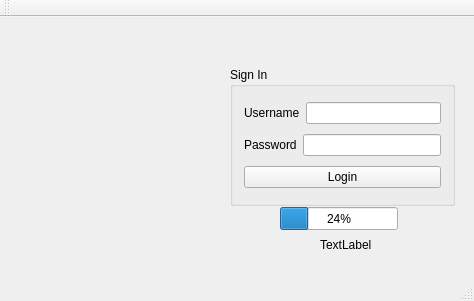
<?xml version="1.0" encoding="UTF-8"?>
<ui version="4.0">
 <class>MainWindow</class>
 <widget class="QMainWindow" name="MainWindow">
  <property name="geometry">
   <rect>
    <x>0</x>
    <y>0</y>
    <width>474</width>
    <height>301</height>
   </rect>
  </property>
  <property name="windowTitle">
   <string>MainWindow</string>
  </property>
  <widget class="QWidget" name="centralWidget">
   <widget class="QGroupBox" name="groupBox">
    <property name="geometry">
     <rect>
      <x>230</x>
      <y>50</y>
      <width>225</width>
      <height>139</height>
     </rect>
    </property>
    <property name="title">
     <string>Sign In</string>
    </property>
    <layout class="QVBoxLayout" name="verticalLayout">
     <item>
      <layout class="QHBoxLayout" name="horizontalLayout">
       <item>
        <widget class="QLabel" name="label">
         <property name="text">
          <string>Username</string>
         </property>
        </widget>
       </item>
       <item>
        <widget class="QLineEdit" name="lineEditUsername"/>
       </item>
      </layout>
     </item>
     <item>
      <layout class="QHBoxLayout" name="horizontalLayout_2">
       <item>
        <widget class="QLabel" name="label_2">
         <property name="text">
          <string>Password</string>
         </property>
        </widget>
       </item>
       <item>
        <widget class="QLineEdit" name="lineEditPassword">
         <property name="echoMode">
          <enum>QLineEdit::Password</enum>
         </property>
        </widget>
       </item>
      </layout>
     </item>
     <item>
      <widget class="QPushButton" name="Login">
       <property name="text">
        <string>Login</string>
       </property>
      </widget>
     </item>
    </layout>
   </widget>
   <widget class="QLabel" name="labelPic">
    <property name="geometry">
     <rect>
      <x>30</x>
      <y>70</y>
      <width>181</width>
      <height>111</height>
     </rect>
    </property>
    <property name="text">
     <string/>
    </property>
   </widget>
   <widget class="QLabel" name="label_5">
    <property name="geometry">
     <rect>
      <x>320</x>
      <y>220</y>
      <width>60</width>
      <height>16</height>
     </rect>
    </property>
    <property name="text">
     <string>TextLabel</string>
    </property>
   </widget>
   <widget class="QProgressBar" name="progressBar">
    <property name="geometry">
     <rect>
      <x>280</x>
      <y>190</y>
      <width>118</width>
      <height>23</height>
     </rect>
    </property>
    <property name="value">
     <number>24</number>
    </property>
   </widget>
  </widget>
  <widget class="QMenuBar" name="menuBar">
   <property name="geometry">
    <rect>
     <x>0</x>
     <y>0</y>
     <width>474</width>
     <height>22</height>
    </rect>
   </property>
  </widget>
  <widget class="QToolBar" name="mainToolBar">
   <attribute name="toolBarArea">
    <enum>TopToolBarArea</enum>
   </attribute>
   <attribute name="toolBarBreak">
    <bool>false</bool>
   </attribute>
  </widget>
  <widget class="QStatusBar" name="statusBar"/>
 </widget>
 <layoutdefault spacing="6" margin="11"/>
 <resources/>
 <connections/>
</ui>
